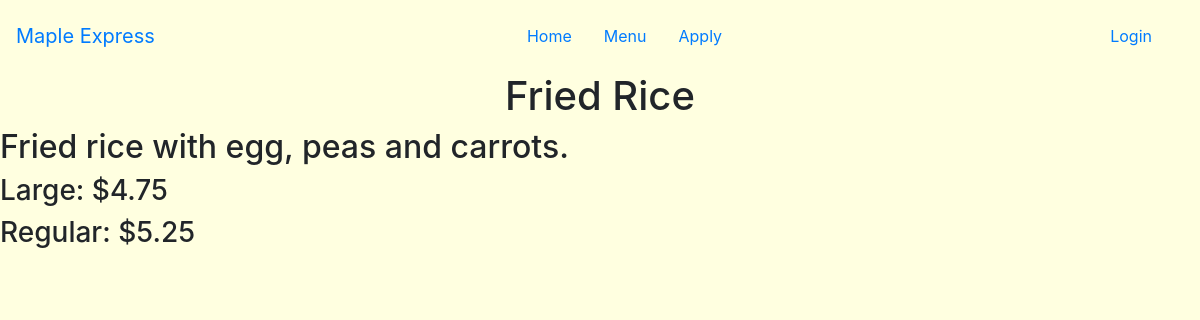
Page /side_menu/1 on the committed database.
### maple/models.py (models this page shows, shortened)
class Side(models.Model):
    name = models.CharField(max_length=200)
    description = models.CharField(max_length=500)
    large = models.DecimalField(decimal_places=2, max_digits=4)
    regular = models.DecimalField(decimal_places=2, max_digits=4)
    image = models.ImageField(upload_to='images', default="https://www.takeoutlist.com/assets/images/food_default.png")

### maple/views.py (the view)
# urls.py: path('side_menu/<int:side_id>', views.side_detail, name="side_detail"),
def side_detail(request, side_id):
    item = Side.objects.get(pk=side_id)
    return render(request, 'maple/menu_detail.html', {'menu': item})

### maple/templates/maple/menu_detail.html (shortened to what this page needs)
{% extends 'maple/base.html' %}
{% block body %}
    <h1>{{ menu.name }}</h1>
    <h2>{{ menu.description }}</h2>
    <h3>Large: ${{ menu.large }}</h3>
    <h3>Regular: ${{ menu.regular }}</h3>
{% endblock %}

### maple/static/maple/style.css (style rules this page uses)
body { background: #FFFFE0 !important; }
h1 { text-align: center; }

### rows in the picture
Side: name "Fried Rice", description "Fried rice with egg, peas and carrots.", large "4.75", regular "5.25"
